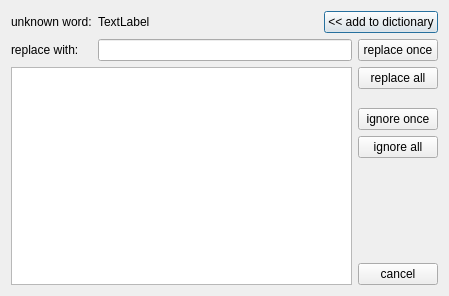
<?xml version="1.0" encoding="UTF-8"?>
<ui version="4.0">
 <class>SpellCheckDialog</class>
 <widget class="QDialog" name="SpellCheckDialog">
  <property name="geometry">
   <rect>
    <x>0</x>
    <y>0</y>
    <width>449</width>
    <height>296</height>
   </rect>
  </property>
  <property name="windowTitle">
   <string>Spell Checker</string>
  </property>
  <layout class="QGridLayout" name="gridLayout">
   <item row="0" column="0">
    <widget class="QLabel" name="label">
     <property name="text">
      <string>unknown word:</string>
     </property>
    </widget>
   </item>
   <item row="0" column="1">
    <widget class="QLabel" name="lblUnknownWord">
     <property name="sizePolicy">
      <sizepolicy hsizetype="Expanding" vsizetype="Preferred">
       <horstretch>0</horstretch>
       <verstretch>0</verstretch>
      </sizepolicy>
     </property>
     <property name="text">
      <string>TextLabel</string>
     </property>
    </widget>
   </item>
   <item row="0" column="2" colspan="2">
    <widget class="QPushButton" name="btnAddToDict">
     <property name="text">
      <string>&lt;&lt; add to dictionary</string>
     </property>
    </widget>
   </item>
   <item row="1" column="0">
    <widget class="QLabel" name="label_2">
     <property name="text">
      <string>replace with:</string>
     </property>
    </widget>
   </item>
   <item row="1" column="1" colspan="2">
    <widget class="QLineEdit" name="ledtReplaceWith"/>
   </item>
   <item row="1" column="3" rowspan="2">
    <layout class="QVBoxLayout" name="verticalLayout">
     <item>
      <widget class="QPushButton" name="btnReplaceOnce">
       <property name="text">
        <string>replace once</string>
       </property>
      </widget>
     </item>
     <item>
      <widget class="QPushButton" name="btnReplaceAll">
       <property name="text">
        <string>replace all</string>
       </property>
      </widget>
     </item>
     <item>
      <spacer name="verticalSpacer_2">
       <property name="orientation">
        <enum>Qt::Vertical</enum>
       </property>
       <property name="sizeType">
        <enum>QSizePolicy::Fixed</enum>
       </property>
       <property name="sizeHint" stdset="0">
        <size>
         <width>20</width>
         <height>13</height>
        </size>
       </property>
      </spacer>
     </item>
     <item>
      <widget class="QPushButton" name="btnIgnoreOnce">
       <property name="text">
        <string>ignore once</string>
       </property>
      </widget>
     </item>
     <item>
      <widget class="QPushButton" name="btnIgnoreAll">
       <property name="text">
        <string>ignore all</string>
       </property>
      </widget>
     </item>
     <item>
      <spacer name="verticalSpacer">
       <property name="orientation">
        <enum>Qt::Vertical</enum>
       </property>
       <property name="sizeHint" stdset="0">
        <size>
         <width>20</width>
         <height>240</height>
        </size>
       </property>
      </spacer>
     </item>
     <item>
      <widget class="QPushButton" name="btnCancel">
       <property name="text">
        <string>cancel</string>
       </property>
      </widget>
     </item>
    </layout>
   </item>
   <item row="2" column="0" colspan="3">
    <widget class="QListWidget" name="listWidget">
     <property name="editTriggers">
      <set>QAbstractItemView::NoEditTriggers</set>
     </property>
     <property name="showDropIndicator" stdset="0">
      <bool>false</bool>
     </property>
    </widget>
   </item>
  </layout>
 </widget>
 <resources/>
 <connections/>
</ui>
